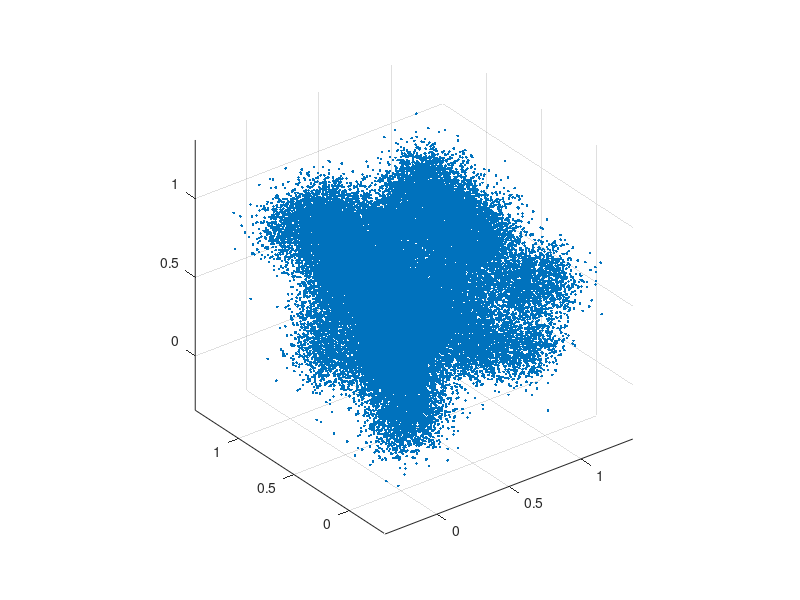

Recreate this plot in MATLAB.
% Number of total points
num_points = 1000;

% Number of dense clusters
num_clusters = 50;

% Generate random coordinates for cluster centers
cluster_centers = rand(num_clusters, 3);

% Define bandwidth for Gaussian kernel (controls the spread)
bandwidth = 0.1; % adjust as needed

% Generate points using KDE around each cluster center
points = [];
for i = 1:num_clusters
    % Generate points around each cluster center using Gaussian kernel
    cluster_points = mvnrnd(cluster_centers(i, :), bandwidth^2 * eye(3), num_points);
    points = [points; cluster_points];
end

% Plot the points
scatter3(points(:,1), points(:,2), points(:,3), '.');

% Adjust axis for better visualization
axis equal;
